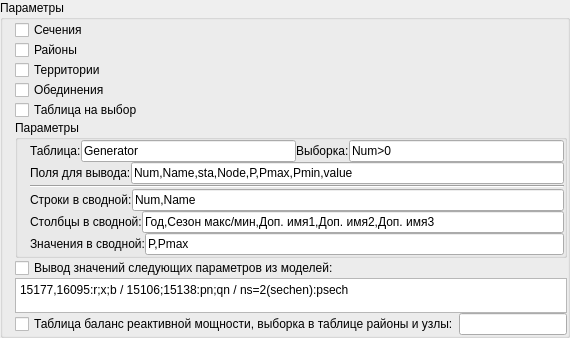
         <widget class="QGroupBox" name="GB_prinr_XL">
          <property name="sizePolicy">
           <sizepolicy hsizetype="Preferred" vsizetype="Minimum">
            <horstretch>0</horstretch>
            <verstretch>0</verstretch>
           </sizepolicy>
          </property>
          <property name="minimumSize">
           <size>
            <width>0</width>
            <height>350</height>
           </size>
          </property>
          <property name="maximumSize">
           <size>
            <width>16777215</width>
            <height>350</height>
           </size>
          </property>
          <property name="title">
           <string>Параметры</string>
          </property>
          <layout class="QVBoxLayout" name="verticalLayout_6">
           <property name="spacing">
            <number>0</number>
           </property>
           <property name="sizeConstraint">
            <enum>QLayout::SetMinimumSize</enum>
           </property>
           <property name="leftMargin">
            <number>12</number>
           </property>
           <property name="topMargin">
            <number>0</number>
           </property>
           <property name="rightMargin">
            <number>0</number>
           </property>
           <property name="bottomMargin">
            <number>0</number>
           </property>
           <item>
            <widget class="QCheckBox" name="CB_print_sech">
             <property name="text">
              <string>Сечения</string>
             </property>
            </widget>
           </item>
           <item>
            <widget class="QCheckBox" name="CB_print_area">
             <property name="text">
              <string>Районы</string>
             </property>
            </widget>
           </item>
           <item>
            <widget class="QCheckBox" name="CB_print_area2">
             <property name="text">
              <string>Территории</string>
             </property>
            </widget>
           </item>
           <item>
            <widget class="QCheckBox" name="CB_print_darea">
             <property name="text">
              <string>Обединения</string>
             </property>
            </widget>
           </item>
           <item>
            <widget class="QCheckBox" name="CB_print_tab_log">
             <property name="text">
              <string>Таблица на выбор</string>
             </property>
            </widget>
           </item>
           <item>
            <widget class="QGroupBox" name="GB_sel_tabl">
             <property name="minimumSize">
              <size>
               <width>0</width>
               <height>100</height>
              </size>
             </property>
             <property name="title">
              <string>Параметры</string>
             </property>
             <layout class="QVBoxLayout" name="verticalLayout_8">
              <property name="spacing">
               <number>0</number>
              </property>
              <property name="leftMargin">
               <number>12</number>
              </property>
              <property name="topMargin">
               <number>0</number>
              </property>
              <property name="rightMargin">
               <number>0</number>
              </property>
              <property name="bottomMargin">
               <number>0</number>
              </property>
              <item>
               <layout class="QHBoxLayout" name="horizontalLayout_13">
                <item>
                 <widget class="QLabel" name="label_19">
                  <property name="text">
                   <string>Таблица:</string>
                  </property>
                 </widget>
                </item>
                <item>
                 <widget class="QLineEdit" name="print_tab_log_ar_tab">
                  <property name="text">
                   <string>Generator</string>
                  </property>
                 </widget>
                </item>
                <item>
                 <widget class="QLabel" name="label_20">
                  <property name="text">
                   <string>Выборка:</string>
                  </property>
                 </widget>
                </item>
                <item>
                 <widget class="QLineEdit" name="print_tab_log_ar_set">
                  <property name="text">
                   <string>Num&gt;0</string>
                  </property>
                 </widget>
                </item>
               </layout>
              </item>
              <item>
               <layout class="QHBoxLayout" name="horizontalLayout_14">
                <item>
                 <widget class="QLabel" name="label_22">
                  <property name="text">
                   <string>Поля для вывода:</string>
                  </property>
                 </widget>
                </item>
                <item>
                 <widget class="QLineEdit" name="print_tab_log_ar_cols">
                  <property name="text">
                   <string>Num,Name,sta,Node,P,Pmax,Pmin,value</string>
                  </property>
                 </widget>
                </item>
               </layout>
              </item>
              <item>
               <widget class="Line" name="line">
                <property name="minimumSize">
                 <size>
                  <width>0</width>
                  <height>5</height>
                 </size>
                </property>
                <property name="orientation">
                 <enum>Qt::Horizontal</enum>
                </property>
               </widget>
              </item>
              <item>
               <layout class="QHBoxLayout" name="horizontalLayout_15">
                <item>
                 <widget class="QLabel" name="label_23">
                  <property name="text">
                   <string>Строки в сводной:</string>
                  </property>
                 </widget>
                </item>
                <item>
                 <widget class="QLineEdit" name="print_tab_log_rows">
                  <property name="text">
                   <string>Num,Name</string>
                  </property>
                 </widget>
                </item>
               </layout>
              </item>
              <item>
               <layout class="QHBoxLayout" name="horizontalLayout_16">
                <item>
                 <widget class="QLabel" name="label_25">
                  <property name="text">
                   <string>Столбцы в сводной:</string>
                  </property>
                 </widget>
                </item>
                <item>
                 <widget class="QLineEdit" name="print_tab_log_cols">
                  <property name="text">
                   <string>Год,Сезон макс/мин,Доп. имя1,Доп. имя2,Доп. имя3</string>
                  </property>
                 </widget>
                </item>
               </layout>
              </item>
              <item>
               <layout class="QHBoxLayout" name="horizontalLayout_17">
                <item>
                 <widget class="QLabel" name="label_24">
                  <property name="text">
                   <string>Значения в сводной:</string>
                  </property>
                 </widget>
                </item>
                <item>
                 <widget class="QLineEdit" name="print_tab_log_vals">
                  <property name="text">
                   <string>P,Pmax</string>
                  </property>
                 </widget>
                </item>
               </layout>
              </item>
             </layout>
            </widget>
           </item>
           <item>
            <widget class="QCheckBox" name="CB_print_parametr">
             <property name="maximumSize">
              <size>
               <width>16777215</width>
               <height>22</height>
              </size>
             </property>
             <property name="text">
              <string>Вывод значений следующих параметров из моделей:</string>
             </property>
            </widget>
           </item>
           <item>
            <widget class="QPlainTextEdit" name="TA_parametr_vibor">
             <property name="enabled">
              <bool>true</bool>
             </property>
             <property name="sizePolicy">
              <sizepolicy hsizetype="Expanding" vsizetype="Expanding">
               <horstretch>0</horstretch>
               <verstretch>0</verstretch>
              </sizepolicy>
             </property>
             <property name="minimumSize">
              <size>
               <width>508</width>
               <height>20</height>
              </size>
             </property>
             <property name="maximumSize">
              <size>
               <width>1000</width>
               <height>35</height>
              </size>
             </property>
             <property name="baseSize">
              <size>
               <width>0</width>
               <height>35</height>
              </size>
             </property>
             <property name="plainText">
              <string>15177,16095:r;x;b / 15106;15138:pn;qn / ns=2(sechen):psech</string>
             </property>
            </widget>
           </item>
           <item>
            <layout class="QHBoxLayout" name="horizontalLayout_7">
             <property name="spacing">
              <number>0</number>
             </property>
             <item>
              <widget class="QCheckBox" name="CB_print_balance_Q">
               <property name="text">
                <string>Таблица баланс реактивной мощности, выборка в таблице районы и узлы:</string>
               </property>
              </widget>
             </item>
             <item>
              <widget class="QLineEdit" name="balance_Q_vibor"/>
             </item>
            </layout>
           </item>
          </layout>
         </widget>
